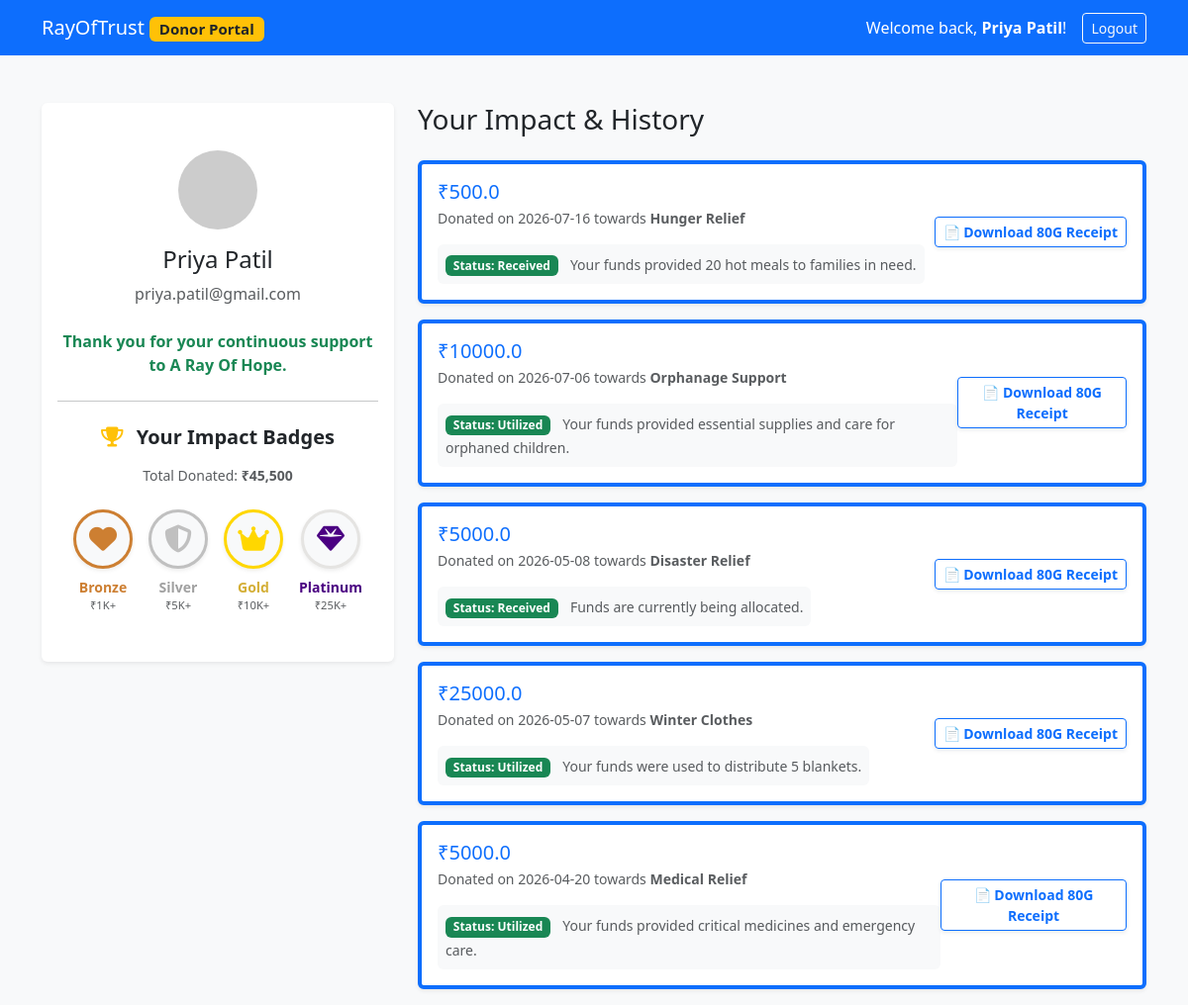
Screenshot of /donor (signed in) with the database file from the repository.
### tables this page shows
CREATE TABLE users (
        id INTEGER PRIMARY KEY AUTOINCREMENT,
        name TEXT NOT NULL,
        email TEXT UNIQUE NOT NULL,
        phone TEXT,
        password_hash TEXT,
        role TEXT NOT NULL DEFAULT 'donor'
    );

CREATE TABLE donations (
        id INTEGER PRIMARY KEY AUTOINCREMENT,
        donor_id INTEGER,
        amount REAL NOT NULL,
        date TEXT NOT NULL,
        purpose TEXT NOT NULL,
        status TEXT NOT NULL DEFAULT 'Received',
        impact_details TEXT,
        FOREIGN KEY (donor_id) REFERENCES users(id)
    );

### app.py (the view)
@app.route('/donor')
def donor_portal():
    donor_id = session.get('donor_id')
    if not donor_id:
        return redirect(url_for('donor_login'))
    db = get_db()
    cursor = db.cursor()
    cursor.execute('SELECT * FROM users WHERE id = ?', (donor_id,))
    donor = cursor.fetchone()
    cursor.execute('SELECT * FROM donations WHERE donor_id = ? ORDER BY date DESC', (donor_id,))
    donations = cursor.fetchall()
    total_donated = sum(float(d['amount']) for d in donations)
    return render_template('donor.html', donor=donor, donations=donations, total_donated=total_donated)

### app.py (called while the page is built)
def get_db():
    db = getattr(g, '_database', None)
    if db is None:
        db = g._database = sqlite3.connect(DATABASE)
        db.row_factory = sqlite3.Row
    return db

@app.teardown_appcontext
def close_connection(exception):
    db = getattr(g, '_database', None)
    if db is not None:
        db.close()

### templates/donor.html (shortened to what this page needs)
<!DOCTYPE html>
<html lang="en">
<head>
    <link href="https://cdn.jsdelivr.net/npm/bootstrap@5.3.0/dist/css/bootstrap.min.css" rel="stylesheet">
    <link rel="stylesheet" href="https://cdnjs.cloudflare.com/ajax/libs/font-awesome/6.4.0/css/all.min.css">
</head>
<body class="bg-light">
    <nav class="navbar navbar-expand-lg navbar-dark bg-primary">
        <div class="container">
            <a class="navbar-brand" href="/">RayOfTrust <span class="badge bg-warning text-dark">Donor Portal</span></a>
            <div class="d-flex text-white align-items-center">
                <span class="me-3">Welcome back, <strong>{{ donor.name }}</strong>!</span>
                <a href="/logout" class="btn btn-outline-light btn-sm">Logout</a>
            </div>
        </div>
    </nav>
    <div class="container mt-5">
        <div class="row">
            <div class="col-md-4 mb-4">
                <div class="card shadow-sm border-0 bg-white">
                    <div class="card-body text-center py-5">
                        <img src="https://ui-avatars.com/api/?name={{ donor.name }}&background=0D8ABC&color=fff&size=100" class="rounded-circle mb-3" alt="Profile">
                        <h4>{{ donor.name }}</h4>
                        <p class="text-muted">{{ donor.email }}</p>
                        <p class="mt-4 mb-0 text-success fw-bold">Thank you for your continuous support to A Ray Of Hope.</p>
                        <hr class="my-4">
                        <h5 class="fw-bold mb-3"><i class="fa-solid fa-trophy text-warning me-2"></i> Your Impact Badges</h5>
                        <p class="small text-muted mb-4">Total Donated: <strong>₹{{ "{:,.0f}".format(total_donated) }}</strong></p>
                        <div class="d-flex flex-wrap justify-content-center gap-3">
                            <div class="text-center" style="opacity: {{ '1' if total_donated >= 1000 else '0.2' }}; filter: {{ 'none' if total_donated >= 1000 else 'grayscale(100%)' }}; transition: all 0.3s;">
                                <div class="bg-light rounded-circle d-flex align-items-center justify-content-center mx-auto mb-2 shadow-sm" style="width: 60px; height: 60px; border: 3px solid #cd7f32;">
                                    <i class="fa-solid fa-heart fs-3" style="color: #cd7f32;"></i>
                                </div>
                                <div class="small fw-bold" style="color: #cd7f32;">Bronze</div>
                                <div style="font-size: 0.7rem;" class="text-muted">₹1K+</div>
                            </div>
                            <div class="text-center" style="opacity: {{ '1' if total_donated >= 5000 else '0.2' }}; filter: {{ 'none' if total_donated >= 5000 else 'grayscale(100%)' }}; transition: all 0.3s;">
                                <div class="bg-light rounded-circle d-flex align-items-center justify-content-center mx-auto mb-2 shadow-sm" style="width: 60px; height: 60px; border: 3px solid #c0c0c0;">
                                    <i class="fa-solid fa-shield-halved fs-3" style="color: #c0c0c0;"></i>
                                </div>
                                <div class="small fw-bold" style="color: #a0a0a0;">Silver</div>
                                <div style="font-size: 0.7rem;" class="text-muted">₹5K+</div>
                            </div>
                            <div class="text-center" style="opacity: {{ '1' if total_donated >= 10000 else '0.2' }}; filter: {{ 'none' if total_donated >= 10000 else 'grayscale(100%)' }}; transition: all 0.3s;">
                                <div class="bg-light rounded-circle d-flex align-items-center justify-content-center mx-auto mb-2 shadow-sm" style="width: 60px; height: 60px; border: 3px solid #ffd700;">
                                    <i class="fa-solid fa-crown fs-3" style="color: #ffd700;"></i>
                                </div>
                                <div class="small fw-bold" style="color: #d4af37;">Gold</div>
                                <div style="font-size: 0.7rem;" class="text-muted">₹10K+</div>
                            </div>
                            <div class="text-center" style="opacity: {{ '1' if total_donated >= 25000 else '0.2' }}; filter: {{ 'none' if total_donated >= 25000 else 'grayscale(100%)' }}; transition: all 0.3s;">
                                <div class="bg-light rounded-circle d-flex align-items-center justify-content-center mx-auto mb-2 shadow-sm" style="width: 60px; height: 60px; border: 3px solid #e5e4e2;">
                                    <i class="fa-solid fa-gem fs-3" style="color: #4b0082;"></i>
                                </div>
                                <div class="small fw-bold" style="color: #4b0082;">Platinum</div>
                                <div style="font-size: 0.7rem;" class="text-muted">₹25K+</div>
                            </div>
                        </div>
                    </div>
                </div>
            </div>
            <div class="col-md-8">
                <h3 class="mb-4">Your Impact & History</h3>
                {% for d in donations %}
                <div class="card shadow-sm mb-3 border-start border-primary border-4">
                    <div class="card-body d-flex justify-content-between align-items-center">
                        <div>
                            <h5 class="mb-1 text-primary">₹{{ d.amount }}</h5>
                            <p class="mb-0 text-muted small">Donated on {{ d.date }} towards <strong>{{ d.purpose }}</strong></p>
                            <div class="mt-3 bg-light p-2 rounded">
                                <span class="badge bg-success">Status: {{ d.status }}</span>
                                <small class="ms-2 text-muted">
                                    {% if d.impact_details %}
                                    <i class="fa-solid fa-arrow-right text-success me-1"></i> <span class="fw-bold text-dark">{{ d.impact_details }}</span>
                                    {% else %}
                                        {% if d.purpose == 'Education Drive' %}
                                        Your funds were used to purchase 15 school books.
                                        {% elif d.purpose == 'Winter Clothes' %}
                                        Your funds were used to distribute 5 blankets.
                                        {% elif d.purpose == 'Hunger Relief' %}
                                        Your funds provided 20 hot meals to families in need.
                                        {% elif d.purpose == 'Clean Water' %}
                                        Your funds were used to install a new community water filter.
                                        {% elif d.purpose == 'Women Empowerment' %}
                                        Your funds sponsored a vocational training workshop.
                                        {% elif d.purpose == 'Orphanage Support' %}
                                        Your funds provided essential supplies and care for orphaned children.
                                        {% elif d.purpose == 'Medical Relief' %}
                                        Your funds provided critical medicines and emergency care.
                                        {% else %}
                                        Funds are currently being allocated.
                                        {% endif %}
                                    {% endif %}
                                </small>
                            </div>
                        </div>
                        <div class="text-end">
                            <a href="/receipt/{{ d.id }}" target="_blank" class="btn btn-sm btn-outline-primary fw-bold shadow-sm">
                                📄 Download 80G Receipt
                            </a>
                        </div>
                    </div>
                </div>
                {% else %}
                <div class="alert alert-info shadow-sm">
                    You have not made any donations yet. <a href="/">Click here to donate.</a>
                </div>
                {% endfor %}
            </div>
        </div>
    </div>
</body>
</html>

### rows the page displays
users: name "Priya Patil", email "priya.patil@gmail.com"
donations: amount "500.0", date "2026-07-16", purpose "Hunger Relief", status "Received", shows "Your funds provided 20 hot meals to families in need."
donations: amount "10000.0", date "2026-07-06", purpose "Orphanage Support", status "Utilized", shows "Your funds provided essential supplies and care for orphaned children."
donations: amount "5000.0", date "2026-05-08", purpose "Disaster Relief", status "Received", shows "Funds are currently being allocated."
donations: amount "25000.0", date "2026-05-07", purpose "Winter Clothes", status "Utilized", shows "Your funds were used to distribute 5 blankets."
donations: amount "5000.0", date "2026-04-20", purpose "Medical Relief", status "Utilized", shows "Your funds provided critical medicines and emergency care."

### other values shown
{{ "{:,.0f}".format(total_donated) }} "45,500"
